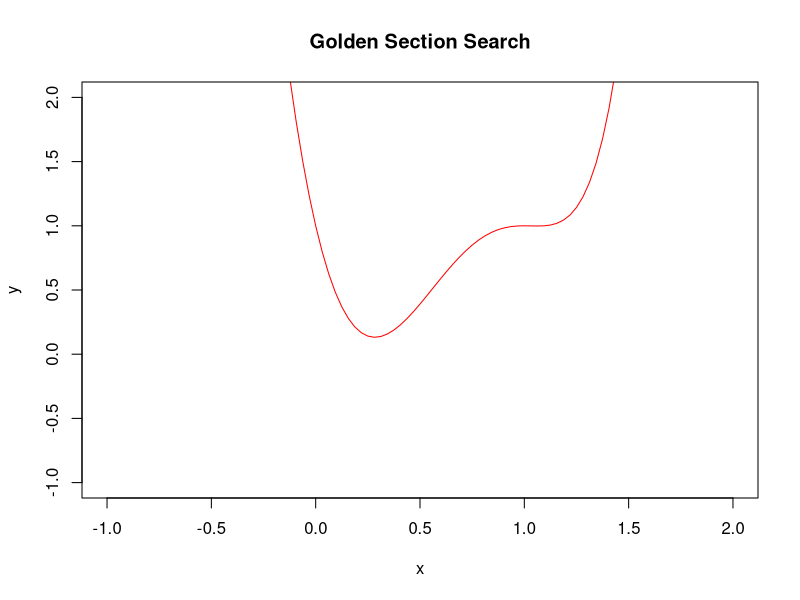

The R source for this figure:
#Golden Method Section Search Algorithm script for R
#@Alexander MacKenzie

#Given f unimodal with minimum in [a,b]

#Setting variables
k=40	#Iterations
a=0	#Interval
b=1
g=((sqrt(5)-1)/2)
FofX <- function(x){
	x^6-11*(x^3)+17*(x^2)-7*x+1 #Function f
}

#Graph of F(x)
x=seq(-3,3, by=1/32)
plot(x, FofX(x), xlim = c(a-1, b+1), ylim = c(a-1, b+1), main='Golden Section Search', ylab='y', type="l", col="red")

#Setting table vectors
A=c() 
x1=c()
x2=c()
B=c()

#Golden Method Section Search
for(i in 0:k){
	#x1
	x=a+(1-g)*(b-a)
	x1=c(x1,x) #Appending to table
	xa=FofX(x)

	#x2
	x=a+g*(b-a)
	x2=c(x2,x) #Appending to table
	xb=FofX(x)
	
	#Appending to table
	A=c(A,a) 
	B=c(B,b)

	if(xa < xb){
		b=a+g*(b-a)
	}
	else{
		a=a+(1-g)*(b-a)
	}
}

#Results
table <- data.frame(A,x1,x2,B)
print(table)
cat('Therefore, after ',k,' steps, the minimum is between ',A[k],' and ',B[k])

